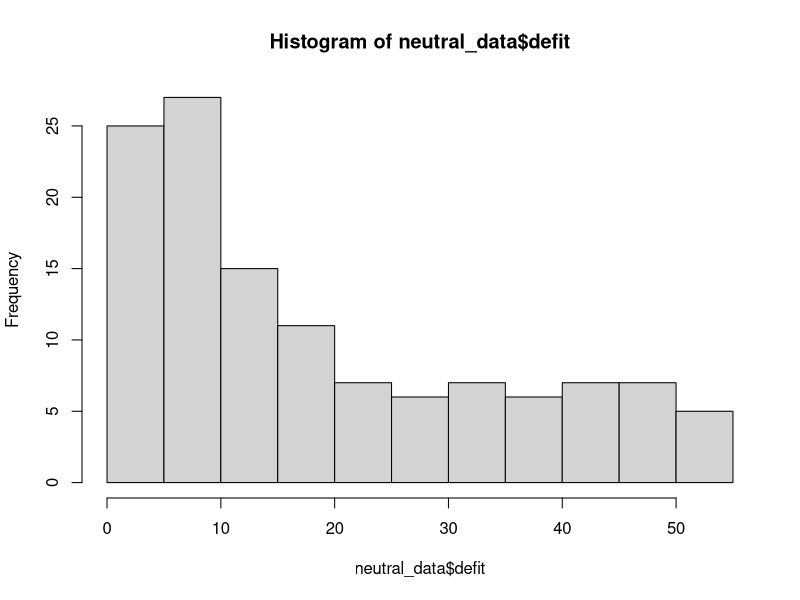
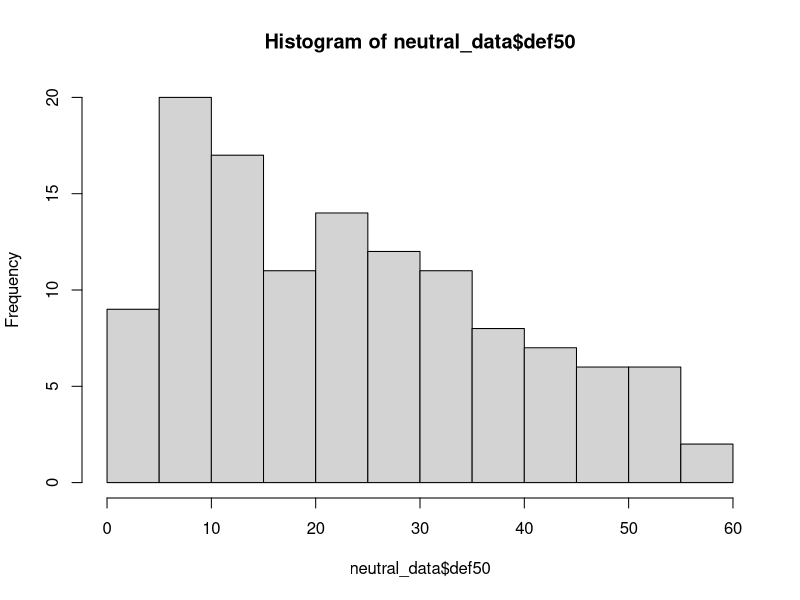
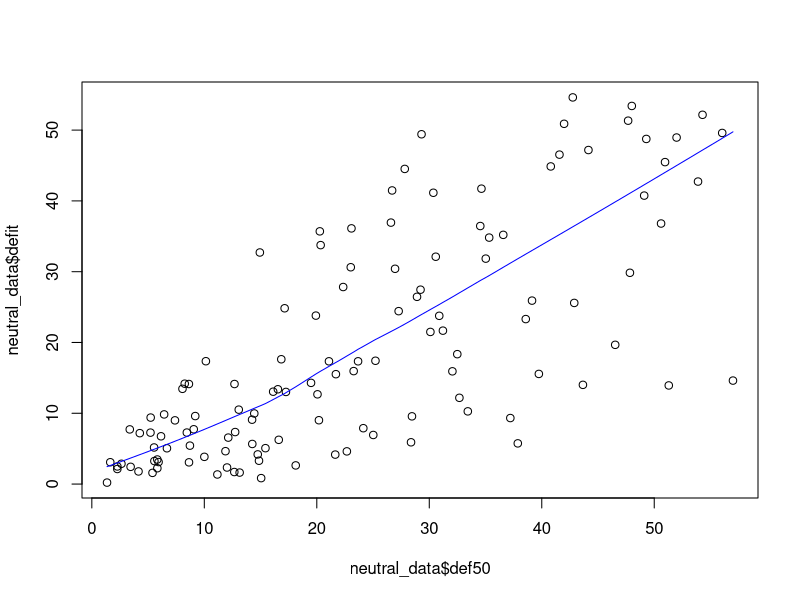

R code for these plots, in order:
###############################
# Beta regression analysis
# Programmer: Miguel Acevedo
##################################

# Load the necessary packages
library(readxl)

# Load the data
neutral_data <- read_excel("Neutral Landscape with defit def50.xlsx")

# Look at the data
hist(neutral_data$defit)
hist(neutral_data$def50)

# Plot deforestation inside IT vs deforestation at 50km buffer
plot(neutral_data$def50, neutral_data$defit)
lines(lowess(neutral_data$def50, neutral_data$defit), col = "blue")

# Fit a linear model
mod <- lm(defit ~ def50, data = neutral_data)
summary(mod)


